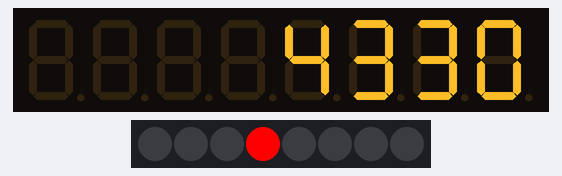
This sketch was run on a simulated Arduino Uno, built with avr-gcc and run on an emulated ATmega328P. Shown: 8-digit seven-segment display, 8 RGB LEDs in strip order, left to right. The local clock reads 2024-03-15 10:24:30 at power-on unless the sketch sets it.

Above: at 0.2 s.
At 1.22 s:
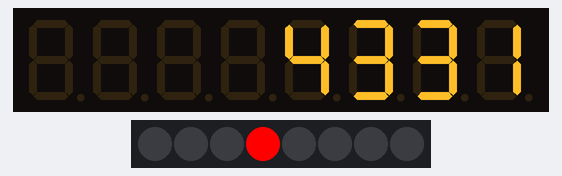
At 11.22 s:
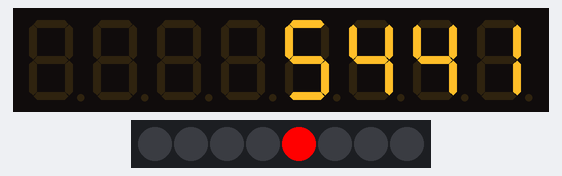
At 18.23 s:
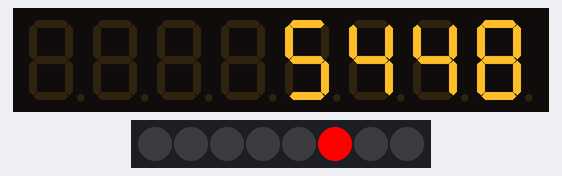
At 29.22 s:
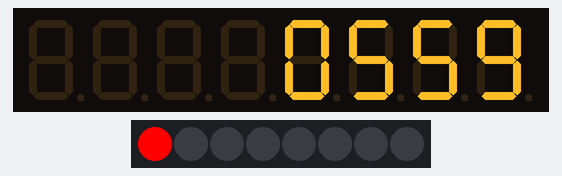
At 36.03 s:
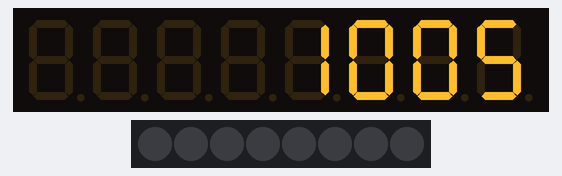
Timing chart, 0 to 40.0 s (numbered marks = the images above):
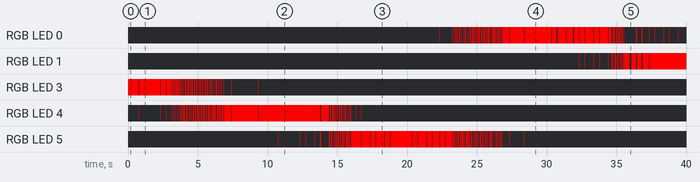

Measured:
- what the display in image 1 shows lasts 0.4 s, from 1.0 s to 1.4 s

The sketch:

mytest_TM1638.ino
```cpp
#include <Arduino.h>
#include <TM1638.h>
#include <Ds1302.h>

TM1638 tm(4, 7, 2);

Ds1302 rtc(8, 13, 12);

pulse_t pulse = PULSE1_16;
uint8_t text[] = { 0x01, 0x02, 0x04, 0x08, 0x10, 0x20, 0x40, 0x80 };
Ds1302::DateTime now;
uint8_t old_second = 0;
uint8_t led_state = 0;
unsigned long led_time[6] = { 0, 0, 0, 0, 0, 0 };
unsigned long old_millis = 0;
unsigned n = 0;

const uint8_t led_mask[6] = {
  0x03,
  0x06,
  0x0C,
  0x18,
  0x30,
  0x21,
};


void setup() {
  Serial.begin(9600);
  tm.reset();
  // tm.test();
  tm.displaySetBrightness(PULSE1_16);

  // initialize the RTC
  rtc.init();

  // test if clock is halted and set a date-time (see example 2) to start it
  if (rtc.isHalted()) {
    Serial.println("RTC is halted. Setting time...");

    Ds1302::DateTime dt = {
      .year = 24,
      .month = Ds1302::MONTH_JAN,
      .day = 1,
      .hour = 0,
      .minute = 0,
      .second = 0,
      .dow = Ds1302::DOW_TUE
    };

    rtc.setDateTime(&dt);
  }

  unsigned long t = millis();
  for (n = 0; n < 8; ++n) led_time[n] = t;
  led_state = 0;
}

unsigned led_old = 0;
unsigned olddec = 0;
void loop() {
  const unsigned long now_millis = millis();

  rtc.getDateTime(&now);
  if (old_second != now.second) {
    tm.displayVal(0, now.second % 10);
    tm.displayVal(1, now.second / 10);

    // tm.displayVal(2, now.minute % 10);
    // tm.displayVal(3, now.minute / 10);

    // tm.displayVal(4, now.hour % 10);
    // tm.displayVal(5, now.hour / 10);

    // tm.displayVal(6, now.day % 10);
    // tm.displayVal(7, now.day / 10);
    old_second = now.second;
  }

  const unsigned led_now = (old_second / 10) % 6;
  const unsigned led_fut = (led_now + 1) % 6;


  tm.displayVal(2, led_now);
  tm.displayVal(3, led_fut);

  const unsigned secdec = old_second % 10;
  if (led_old != led_now) {
    led_old = led_now;
    old_millis = now_millis;
  }

  const unsigned long step = 128;
  unsigned long x = (now_millis - old_millis);
  float y = step * x / 10000.0;

  if (led_time[led_now] < now_millis) {
    uint8_t mask_now = static_cast<uint8_t>(1) << led_now;
    if (led_state & mask_now) {
      // currently is on - will be off and when on again
      led_time[led_now] = now_millis + y;
      led_state &= ~mask_now;
    } else {
      led_time[led_now] = now_millis + step - y;
      led_state |= mask_now;
    }

  }

  if (led_time[led_fut] < now_millis) {
    uint8_t mask_fut = static_cast<uint8_t>(1) << led_fut;
    if (led_state & mask_fut) {
      led_time[led_fut] = now_millis + step - y;
      led_state &= ~mask_fut;
    } else {
      led_time[led_fut] = now_millis + y;
      led_state |= mask_fut;
    }
  }

  led_state &= led_mask[led_now];

  tm.writeLeds(led_state);
}

// https://blog.wokwi.com/explore-pwm-with-logic-analyzer/
// PWM
```
